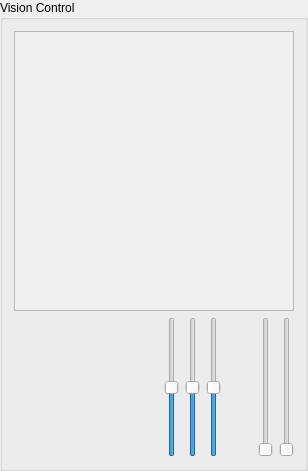
       <widget class="QGroupBox" name="groupBox">
        <property name="geometry">
         <rect>
          <x>400</x>
          <y>0</y>
          <width>302</width>
          <height>471</height>
         </rect>
        </property>
        <property name="title">
         <string>Vision Control</string>
        </property>
        <layout class="QGridLayout" name="gridLayout_5">
         <item row="0" column="0">
          <layout class="QVBoxLayout" name="verticalLayout_20">
           <item>
            <widget class="QScrollArea" name="VC_PosMap">
             <property name="sizePolicy">
              <sizepolicy hsizetype="Fixed" vsizetype="Fixed">
               <horstretch>0</horstretch>
               <verstretch>0</verstretch>
              </sizepolicy>
             </property>
             <property name="minimumSize">
              <size>
               <width>280</width>
               <height>280</height>
              </size>
             </property>
             <property name="maximumSize">
              <size>
               <width>420</width>
               <height>420</height>
              </size>
             </property>
             <property name="widgetResizable">
              <bool>true</bool>
             </property>
             <widget class="QWidget" name="scrollAreaWidgetContents_2">
              <property name="geometry">
               <rect>
                <x>0</x>
                <y>0</y>
                <width>276</width>
                <height>276</height>
               </rect>
              </property>
             </widget>
            </widget>
           </item>
           <item>
            <layout class="QHBoxLayout" name="horizontalLayout_20">
             <item>
              <spacer name="horizontalSpacer_6">
               <property name="orientation">
                <enum>Qt::Horizontal</enum>
               </property>
               <property name="sizeHint" stdset="0">
                <size>
                 <width>160</width>
                 <height>20</height>
                </size>
               </property>
              </spacer>
             </item>
             <item>
              <widget class="QSlider" name="db_plotSlider_P">
               <property name="minimum">
                <number>-20</number>
               </property>
               <property name="maximum">
                <number>20</number>
               </property>
               <property name="value">
                <number>0</number>
               </property>
               <property name="sliderPosition">
                <number>0</number>
               </property>
               <property name="orientation">
                <enum>Qt::Vertical</enum>
               </property>
              </widget>
             </item>
             <item>
              <widget class="QSlider" name="db_plotSlider_I">
               <property name="minimum">
                <number>-20</number>
               </property>
               <property name="maximum">
                <number>20</number>
               </property>
               <property name="value">
                <number>0</number>
               </property>
               <property name="sliderPosition">
                <number>0</number>
               </property>
               <property name="orientation">
                <enum>Qt::Vertical</enum>
               </property>
              </widget>
             </item>
             <item>
              <widget class="QSlider" name="db_plotSlider_D">
               <property name="minimum">
                <number>-20</number>
               </property>
               <property name="maximum">
                <number>20</number>
               </property>
               <property name="value">
                <number>0</number>
               </property>
               <property name="sliderPosition">
                <number>0</number>
               </property>
               <property name="orientation">
                <enum>Qt::Vertical</enum>
               </property>
              </widget>
             </item>
             <item>
              <spacer name="horizontalSpacer_3">
               <property name="orientation">
                <enum>Qt::Horizontal</enum>
               </property>
               <property name="sizeHint" stdset="0">
                <size>
                 <width>40</width>
                 <height>20</height>
                </size>
               </property>
              </spacer>
             </item>
             <item>
              <widget class="QSlider" name="db_myPlotSlider_2">
               <property name="maximum">
                <number>220</number>
               </property>
               <property name="value">
                <number>0</number>
               </property>
               <property name="sliderPosition">
                <number>0</number>
               </property>
               <property name="orientation">
                <enum>Qt::Vertical</enum>
               </property>
              </widget>
             </item>
             <item>
              <widget class="QSlider" name="db_myPlotSlider_1">
               <property name="maximum">
                <number>220</number>
               </property>
               <property name="value">
                <number>0</number>
               </property>
               <property name="sliderPosition">
                <number>0</number>
               </property>
               <property name="orientation">
                <enum>Qt::Vertical</enum>
               </property>
              </widget>
             </item>
            </layout>
           </item>
          </layout>
         </item>
        </layout>
       </widget>
